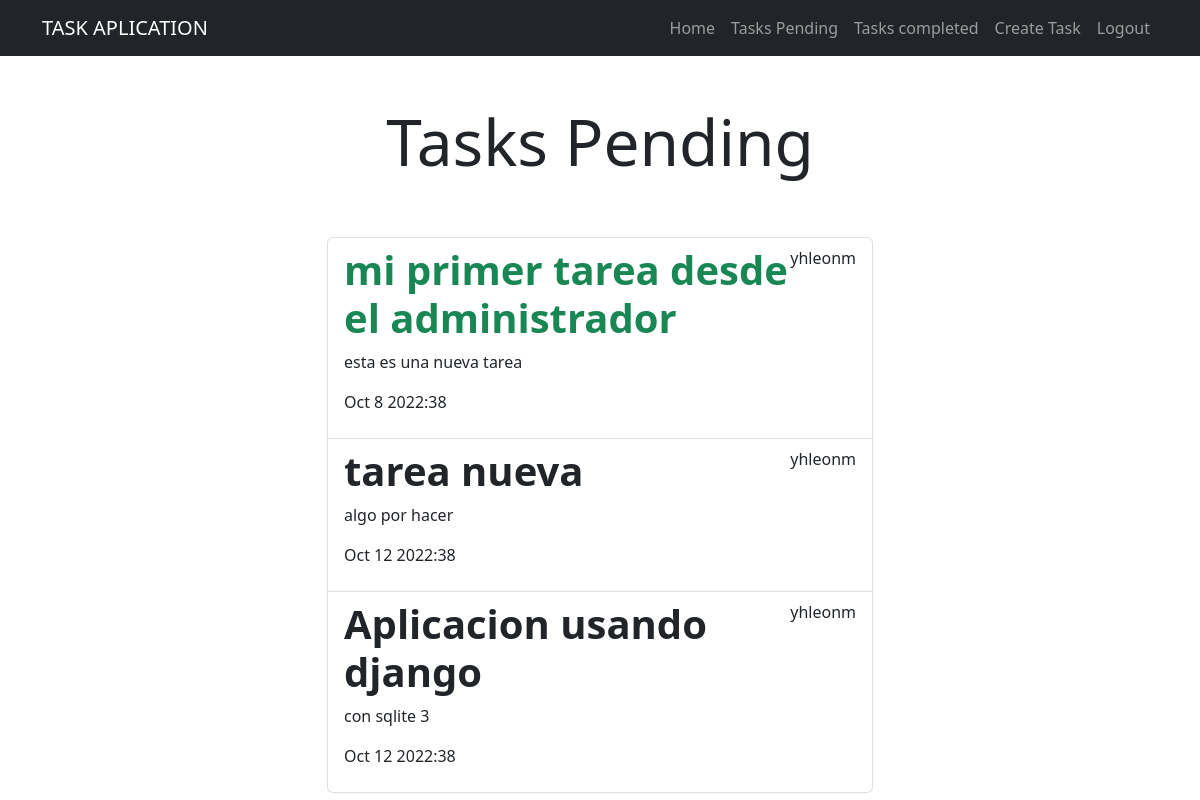
Before: /tasks_completed/ (signed in) with the older database file.
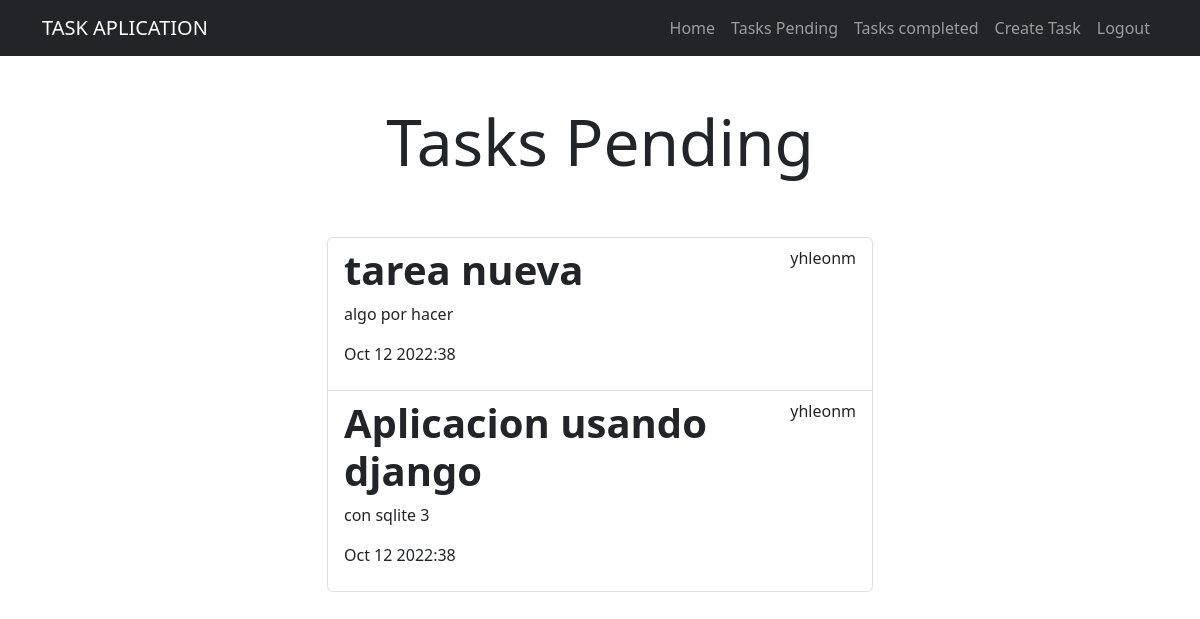
After: the same page with the newer database file.
### tasks/models.py (models this page shows, shortened)
class Task(models.Model):
    title = models.CharField(max_length=100)
    description = models.TextField(blank=True)
    created = models.DateTimeField(auto_now_add=True)
    datecompleted = models.DateTimeField(blank=True)
    important = models.BooleanField(default=False)
    user = models.ForeignKey(User, on_delete = models.CASCADE)

### tasks/views.py (the view)
# urls.py: path('tasks_completed/',views.tasks_completed, name='tasks_completed'),
@login_required
def tasks_completed(request):
    tasks = Task.objects.filter(user = request.user, datecompleted__isnull=False).order_by('datecompleted')
    return render(request, 'tasks.html',{'tasks': tasks})

### tasks/templates/tasks.html
{% extends "base.html" %}
{% block content %}
<main class="container">
    <div class="row">
        <div class="col-md-6 offset-md-3">
            <h1 class = "text-center display-3 py-5">Tasks Pending</h1>
            <ul class="list-group">
               {% for task in tasks %}
               <a class="list-group-item" href="{% url 'task_detail' task.id %}">
                       <header class="d-flex justify-content-between">
                        {% if task.important %}
                      <h1 class="fw-bold text-success">{{ task.title }}</h1>
                      {% else %}
                       <h1 class = "fw-bold">{{task.title}}</h1>
                      {% endif %}
                      <p>{{task.user.username}}</p>
                       </header>
                      <p>{{task.description}}</p>
                      <p>{{task.datecompleted|date:'M j Y:i'}}</p>
                </a>
               {% endfor %}
            </ul>
        </div>
    </div>
</main>
{% endblock %}

### tasks/templates/base.html (shortened to what this page needs)
<!DOCTYPE html>
<html lang="en">
<head>
    <link rel="stylesheet" href="https://cdn.jsdelivr.net/npm/bootstrap@5.2.2/dist/css/bootstrap.min.css">
</head>
<body>
    <nav class="navbar navbar-expand-lg bg-dark navbar-dark">
        <div class="container">
          <a class="navbar-brand" href="{% url 'home' %}">TASK APLICATION</a>
          <div class="collapse navbar-collapse" id="navbarNav">
            <ul class="navbar-nav ms-auto">
                <li class="nav-item">
                    <a class="nav-link" href="/">Home</a>
                 </li>
                 {% if user.is_authenticated %}
                 <li class="nav-item">
                     <a class="nav-link" href="{% url 'tasks' %}">Tasks Pending</a>
                 </li>
                 <li class="nav-item">
                     <a class="nav-link" href="/tasks_completed">Tasks completed</a>
                 </li>
                 <li class="nav-item">
                     <a class="nav-link" href="/tasks/create">Create Task</a>
                 </li>
                 <li class="nav-item">
                     <a class="nav-link" href="/logout">Logout</a>
                  </li>
                 {% endif %}
            </ul>
          </div>
        </div>
      </nav>
    {% block content %}
    {% endblock %}
</body>
</html>

Changed rows visible on the page:
removed Task: title "mi primer tarea desde el administrador", user.username "yhleonm", description "esta es una nueva tarea", datecompleted "Oct 8 2022:38"
